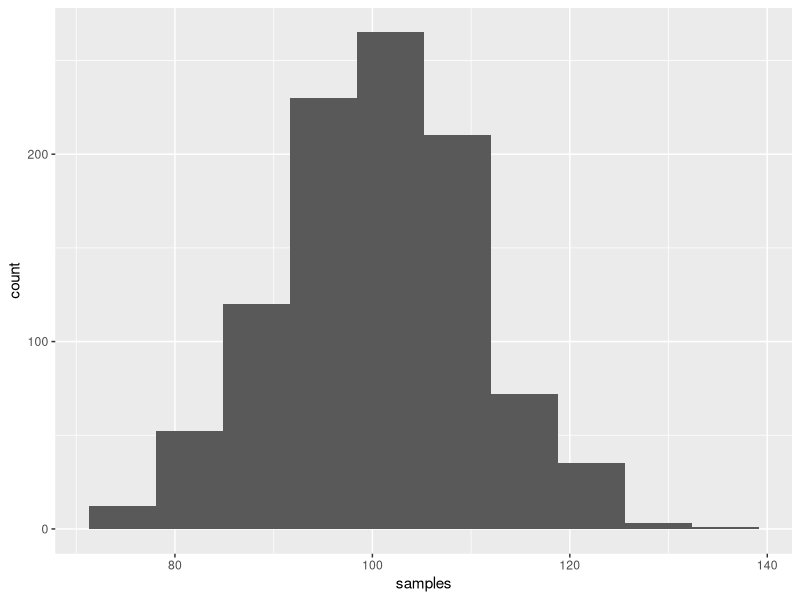

This figure's R source: (Note: this script raises an error after producing the figure.)
## ---- chunk 1
library(tidyverse)
set.seed(12345)
## ---- chunk 2
mySamples <- rnorm(1000,mean = 100, sd = 10)
mySampleDf <- tibble(samples = mySamples)
## ---- chunk 3
ggplot(mySampleDf,aes(samples)) +
  geom_histogram(bins=10)
## ---- chunk 4
mySampleDf %>% 
  summarise(myMean = mean(samples),
            mySd = sd(samples))
## ---- chunk 5
mySampleDf %>% 
  mutate(samples = samples + 10) %>%
  summarise(myMean = mean(samples),
            mySd = sd(samples))

## ---- chunk 6
mySampleDf %>% 
  mutate(samples = samples*2) %>%
  summarise(myMean = mean(samples),
            mySd = sd(samples))


## ---- chunk 7
myIntegers <- sample.int(20,size = 10,
                         replace = FALSE)
myIntegerDf <- tibble(samples = myIntegers)
## ---- chunk 8
myIntegerSampleNoReplace <- myIntegerDf %>%
  sample_n(8,replace = FALSE)
unique(myIntegerSampleNoReplace)

## ---- chunk 9
myIntegerSampleNoReplace <- myIntegerDf %>%
  sample_n(30,replace = FALSE)

## ---- chunk 10
myIntegerSampleWithReplace <- myIntegerDf %>%
  sample_n(30,replace = TRUE)

## ---- chunk 11
testData <- c(1,2,3,4)

testDataMean <- mean(testData)

testDataMean

## ---- chunk 12
# THIS IS BAD FORM!

sse1 <- sum((testData[1] - testData)^2)

sse2 <- sum((testData[2] - testData)^2)

sse3 <- sum((testData[3] - testData)^2)

sse4 <- sum((testData[4] - testData)^2)

## ---- chunk 13

sseMean <- sum((testDataMean - testData)^2)
## ---- chunk 14
myNormalSamples <- rnorm(10000)
myNormalSamplesDf <- tibble(
  samples = myNormalSamples)
## ---- chunk 15
ggplot(myNormalSamplesDf,aes(samples)) +
  geom_histogram(bins=50)
## ---- chunk 16

ggplot(myNormalSamplesDf,aes(samples)) +
  stat_ecdf()
  
## ---- chunk 17

## ---- chunk 18
myMean <- mean(myNormalSamplesDf$samples)
mySd <- sd(myNormalSamplesDf$samples)

myNormalSamplesDf <- myNormalSamplesDf %>%
  mutate(lessthan1sd = samples < (myMean - mySd),
         greaterthan1sd = samples > (myMean + mySd),
         inside1sd = !lessthan1sd & !greaterthan1sd)

mean(myNormalSamplesDf$inside1sd)
## ---- chunk 19
myNormalSamplesDf <- myNormalSamplesDf %>%
  mutate(lessthan2sd = samples < (myMean - 1.96*mySd),
         greaterthan2sd = samples > (myMean + 1.96*mySd),
         inside2sd = !lessthan2sd & !greaterthan2sd)

mean(myNormalSamplesDf$inside2sd)

## ---- chunk 20

mySampleMean <- function(sampleSize){
  mySample <- rnorm(sampleSize)
  return(mean(mySample))
}

## ---- chunk 21
mySampleMeans <- replicate(1000,mySampleMean(30))

sd(mySampleMeans)
## ---- chunk 22
mySEM <- 1/sqrt(30)
mySEM
## ---- chunk 23
myUniformSamples <- runif(100000)
myUniformSamplesDf <- 
  tibble(samples = myUniformSamples)

ggplot(myUniformSamplesDf,aes(samples)) +
  geom_histogram(bins=50)
## ---- chunk 24

## ---- chunk 25

## ---- chunk 26

## ---- chunk 27

